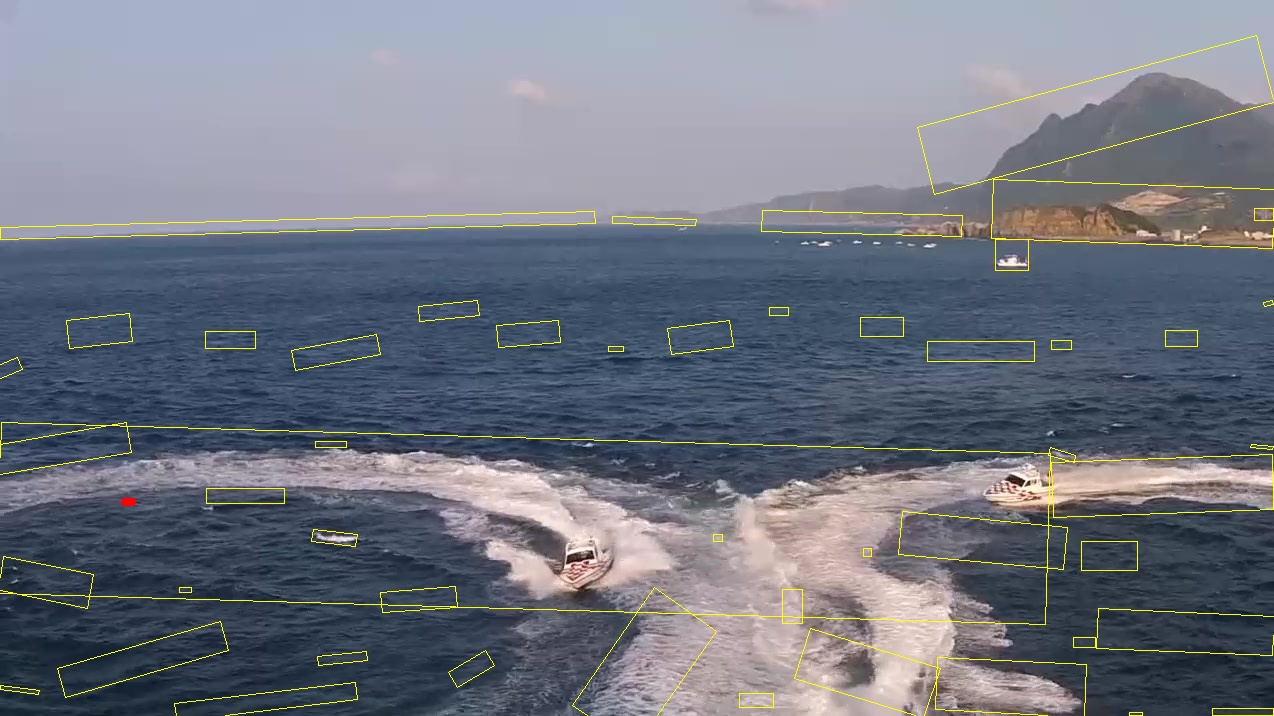
#> input picture debug_keep_area_51.jpg, 1274 x 716 px
$ python -i stern_wave_yolo_n_tradition.py   (imports and definitions only)
#> lines starting #> are read from the running program, lines starting #| are printed output that depends on the picture; after the words box and inside, x2 and y2 are one past the last pixel; in counts of white or black regions, pixels touching at a corner belong together
# ACV_Final Project
# Author: Stanley Chueh
# Date: 2026-01-08
# Description: Stern Wave Detection using Traditional CV and YOLOv8-OBB
# Usage: python stern_wave_yolo_n_tradition.py

'''
============================================================
Stern Wave Detection & Comparison Framework
------------------------------------------------------------

This script implements and compares two approaches for stern
wave (wake) detection in maritime images:

1) Traditional Computer Vision Pipeline
2) Deep Learning Pipeline (YOLOv8 Oriented Bounding Boxes)

------------------------------------------------------------
PIPELINE OVERVIEW
------------------------------------------------------------

I. Traditional Computer Vision Method (BoatTracker)

   A. Candidate Generation
      - Box_A: Large extended wake (blue sea patterns)
      - Box_B: Fragmented waves / micro-wave structures

   B. Wake Refinement (Traditional)
      1) Merge overlapping Box_B fragments
         - Union-Find merging using rotated rectangle overlap

      2) Local Dominance Suppression
         - For nearby boxes:
             • Keep dominant (largest) wake
             • Suppress smaller boxes ONLY if dominance is strong
         - Controlled by:
             • dist_thresh       (spatial proximity)
             • dominance_thresh (area dominance ratio)

      3) Global Suppression
         - Apply dominance suppression again across all boxes

      4) Hard Overlap Removal
         - Final guarantee:
             • No two output boxes overlap (rotated geometry)

   C. Output
      - Final set of non-overlapping wake bounding boxes

------------------------------------------------------------
II. Deep Learning Method (YOLOv8-OBB)

   - Uses pretrained YOLOv8 model with oriented bounding boxes
   - Directly predicts rotated bounding boxes for wakes
   - No post-processing beyond confidence filtering

------------------------------------------------------------
III. Evaluation

   - Ground truth provided as polygon annotations
   - Metric: Polygon-based Intersection over Union (IoU)
   - Strategy:
       • For each GT object, select best matching prediction
       • Report average IoU over all GT objects

------------------------------------------------------------
IV. Visualization & Comparison

   - Traditional results: green contours
   - YOLO results: red contours
   - Ground truth: blue contours
   - Outputs saved separately for visual comparison

------------------------------------------------------------
'''

import cv2
import numpy as np
from shapely.geometry import Polygon
import os
import re
import time
import matplotlib.pyplot as plt
from ultralytics import YOLO

# =========== Utility Functions ============ #
# [70 lines left out: functions parse_gt_file, calculate_iou_poly, compute_avg_iou, compute_tp_fp_fn, not called in this run]


# ======================================= #

# ==== Traditional Boat Tracker Class ==== #
class BoatTracker:
    def __init__(self):
        pass

    # Box_A
    def get_blue_sea_boxes(self, img, S, V):

        # HSV thresholding(Low saturation, High value)
        _, m_sat = cv2.threshold(S, 100, 255, cv2.THRESH_BINARY_INV)
        _, m_val = cv2.threshold(V, 140, 255, cv2.THRESH_BINARY)
        mask = cv2.bitwise_and(m_sat, m_val)

        # Morphological Closing
        kernel = np.ones((5, 5), np.uint8)
        mask = cv2.morphologyEx(mask, cv2.MORPH_CLOSE, kernel)

        boxes = []
        contours, _ = cv2.findContours(mask, cv2.RETR_EXTERNAL, cv2.CHAIN_APPROX_SIMPLE)
        img_area = img.shape[0] * img.shape[1]

        for cnt in contours:
            area = cv2.contourArea(cnt)

            if area < 200 or area > img_area * 0.1:
                continue

            # Filter by area and aspect ratio
            if area > 200:
                rect = cv2.minAreaRect(cnt)
                width, height = rect[1]
                if width > 0 and height > 0:
                    ratio = max(width, height) / min(width, height)
                    if ratio > 1.6:
                        hull = cv2.convexHull(cnt)
                        hull_area = cv2.contourArea(hull)
                        solidity = area / hull_area if hull_area > 0 else 0
                        if solidity > 0.4:
                            boxes.append(np.int32(cv2.boxPoints(rect)))
        return boxes

    # Box_B
    def get_loop_and_micro_boxes(self, img, gray, S):
        gray_blur = cv2.GaussianBlur(gray, (5, 5), 0)
        mask_macro = cv2.adaptiveThreshold(gray_blur, 255, cv2.ADAPTIVE_THRESH_GAUSSIAN_C, cv2.THRESH_BINARY, 51, -10)
        mask_micro = cv2.adaptiveThreshold(gray, 255, cv2.ADAPTIVE_THRESH_GAUSSIAN_C, cv2.THRESH_BINARY, 13, -5)
        mask_adaptive = cv2.bitwise_or(mask_macro, mask_micro)
        _, m_sat = cv2.threshold(S, 50, 255, cv2.THRESH_BINARY_INV)
        mask = cv2.bitwise_and(mask_adaptive, m_sat)
        kernel = np.ones((3, 3), np.uint8)
        mask = cv2.morphologyEx(mask, cv2.MORPH_OPEN, kernel)
        mask = cv2.dilate(mask, kernel, iterations=1)
        boxes = []
        contours, _ = cv2.findContours(mask, cv2.RETR_EXTERNAL, cv2.CHAIN_APPROX_SIMPLE)
        img_area = img.shape[0] * img.shape[1]
        for cnt in contours:
            area = cv2.contourArea(cnt)
            if 10 < area < 10000:
                rect = cv2.minAreaRect(cnt)
                width, height = rect[1]
                if width > 0 and height > 0:
                    ratio = max(width, height) / min(width, height)
                    if ratio > 1.1:
                        if (width * height) < (img_area * 0.05):
                            boxes.append(np.int32(cv2.boxPoints(rect)))
        return boxes

    # Box_B Filter
    def suppress_close_small_boxes(
        self,
        boxes,
        dist_thresh=100,
        dominance_thresh=3.0, #3.0
    ):
        if not boxes:
            return []

        # largest → smallest
        boxes = sorted(boxes, key=cv2.contourArea, reverse=True)
        kept = []

        for b in boxes:
            area_b = cv2.contourArea(b)
            center_b = np.mean(b, axis=0)

            suppress = False

            for k in kept:
                area_k = cv2.contourArea(k)
                center_k = np.mean(k, axis=0)

                dist = np.linalg.norm(center_b - center_k)

                if dist < dist_thresh:
                    dominance_ratio = area_k / area_b

                    if dominance_ratio > dominance_thresh:
                        suppress = True

                    break  # stop checking neighbors

            if not suppress:
                kept.append(b)

        return kept

    # Box_B Merge
    def rotated_overlap(self, box1, box2):
        rect1 = cv2.minAreaRect(box1)
        rect2 = cv2.minAreaRect(box2)
        retval, _ = cv2.rotatedRectangleIntersection(rect1, rect2)
        return retval != cv2.INTERSECT_NONE

    def suppress_overlaps(self, boxes):
        if not boxes:
            return []

        boxes = sorted(boxes, key=cv2.contourArea, reverse=True)
        kept = []

        for b in boxes:
            overlap = False
            for k in kept:
                if self.rotated_overlap(b, k):
                    overlap = True
                    break
            if not overlap:
                kept.append(b)

        return kept

    def merge_overlapping_boxes_unionfind(
        self,
        boxes,
    ):
        """
        Union-Find merge using IoU OR center distance.
        Designed for wake / wave structures.
        """
        n = len(boxes)
        if n == 0:
            return []

        # ---- Step 1: AABB + centers ----
        aabbs = []
        centers = []
        for b in boxes:
            xs = b[:, 0]
            ys = b[:, 1]
            aabbs.append([xs.min(), ys.min(), xs.max(), ys.max()])
            centers.append(np.array([xs.mean(), ys.mean()]))

        # ---- Step 2: Union-Find ----
        parent = list(range(n))

        def find(x):
            while parent[x] != x:
                parent[x] = parent[parent[x]]
                x = parent[x]
            return x

        def union(x, y):
            rx, ry = find(x), find(y)
            if rx != ry:
                parent[ry] = rx

        # ---- Step 3: Hybrid merge rule ----
        for i in range(n):
            for j in range(i + 1, n):
                if self.rotated_overlap(boxes[i], boxes[j]):
                    union(i, j)

        # ---- Step 4: Collect components ----
        groups = {}
        for i in range(n):
            r = find(i)
            groups.setdefault(r, []).append(boxes[i])

        # ---- Step 5: Merge each component ----
        merged = []
        for group in groups.values():
            all_points = np.vstack(group)
            rect = cv2.minAreaRect(all_points)
            merged.append(np.int32(cv2.boxPoints(rect)))

        return merged

    def run_detection(self, img):
        hsv = cv2.cvtColor(img, cv2.COLOR_BGR2HSV)
        gray = cv2.cvtColor(img, cv2.COLOR_BGR2GRAY)
        S = hsv[:, :, 1]
        V = hsv[:, :, 2]

        boxes_A = self.get_blue_sea_boxes(img, S, V)
        boxes_B = self.get_loop_and_micro_boxes(img, gray, S)

        # merge fragmented wake boxes only
        boxes_B = self.merge_overlapping_boxes_unionfind(
            boxes_B,
        )

        boxes_B = self.suppress_close_small_boxes(
            boxes_B,
            dist_thresh=100,
            dominance_thresh=2.5,
        )

        # combine all boxes
        all_boxes = boxes_A + boxes_B

        all_boxes = self.suppress_close_small_boxes(
            all_boxes,
            dist_thresh=80, #80
        )

        # FINAL hard constraint: no overlaps allowed
        final_boxes = self.suppress_overlaps(all_boxes)

        return final_boxes

# ==== YOLO Detection Function ==== #

# Load model(warm up)
# [16 lines not run here, left out]


# [18 lines left out: function run_yolo_detection, not called in this run]

# [289 lines not run here, left out]

>>> import cv2
>>> picture = cv2.imread('debug_keep_area_51.jpg')
#> picture is the input picture: shape (716, 1274, 3); mean B, G, R 129.5, 117.8, 112.8
>>> result = BoatTracker().run_detection(picture)
#> in run_detection, `V = hsv[:, :, 2]`:
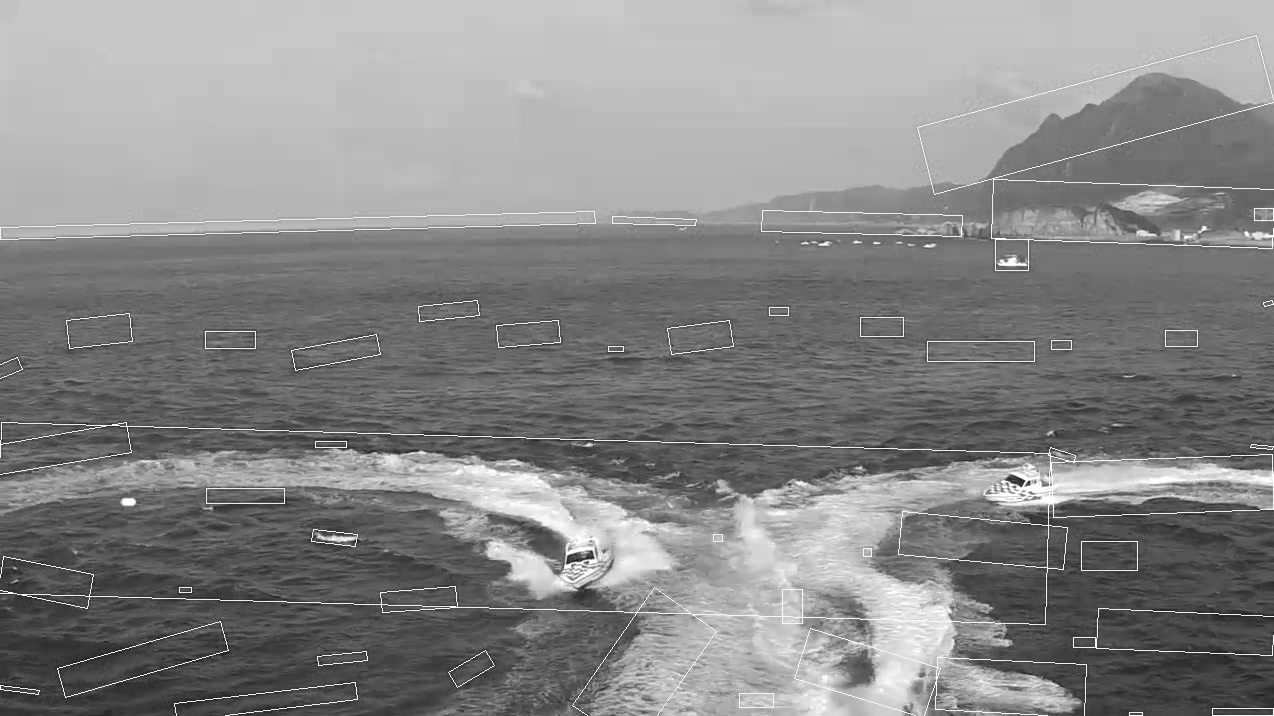
#> V: shape (716, 1274); min 21, max 255, mean 135
#> in get_blue_sea_boxes, `_, m_sat = cv2.threshold(S, 100, 255, cv2.THRESH_BINARY_INV)`:
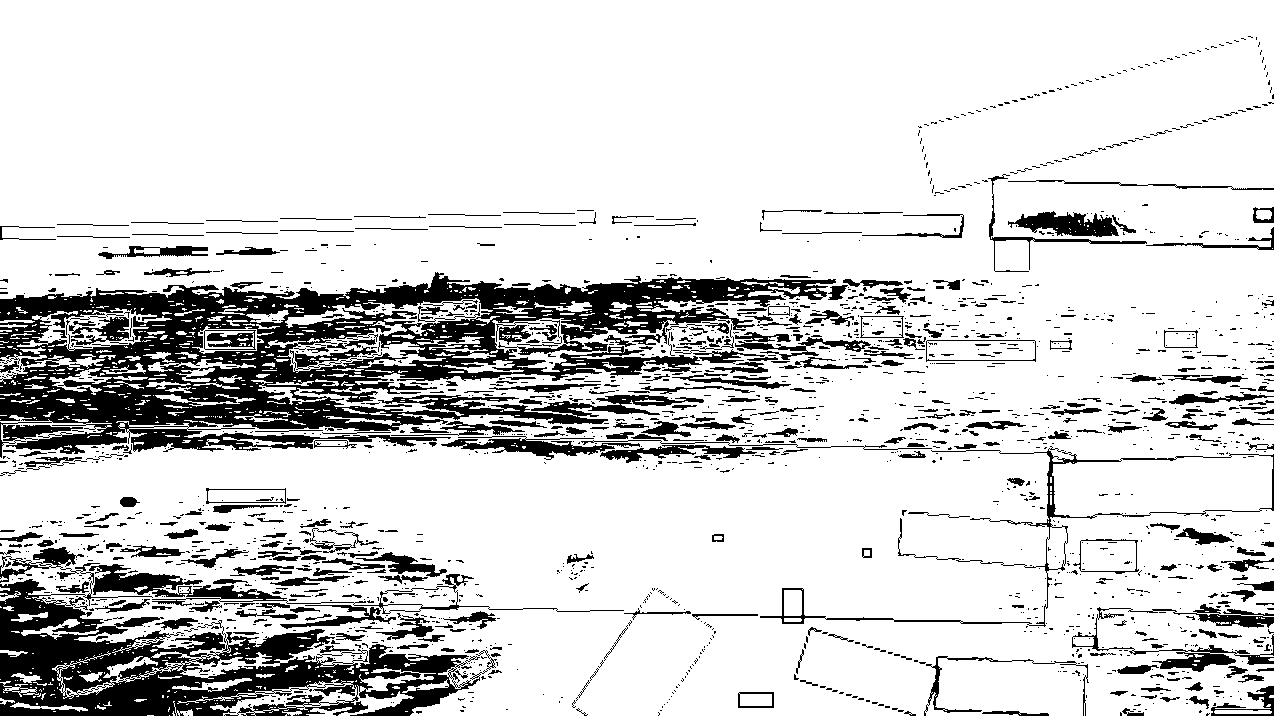
#> m_sat: shape (716, 1274); 83% white; 1919 black regions (1503 under 20 px), largest, box (x1, y1, x2, y2) and area: (0, 272, 836, 458) 63260, (0, 547, 497, 716) 29126, (89, 564, 624, 614) 3481
#> in get_blue_sea_boxes, `mask = cv2.morphologyEx(mask, cv2.MORPH_CLOSE, kernel)`:
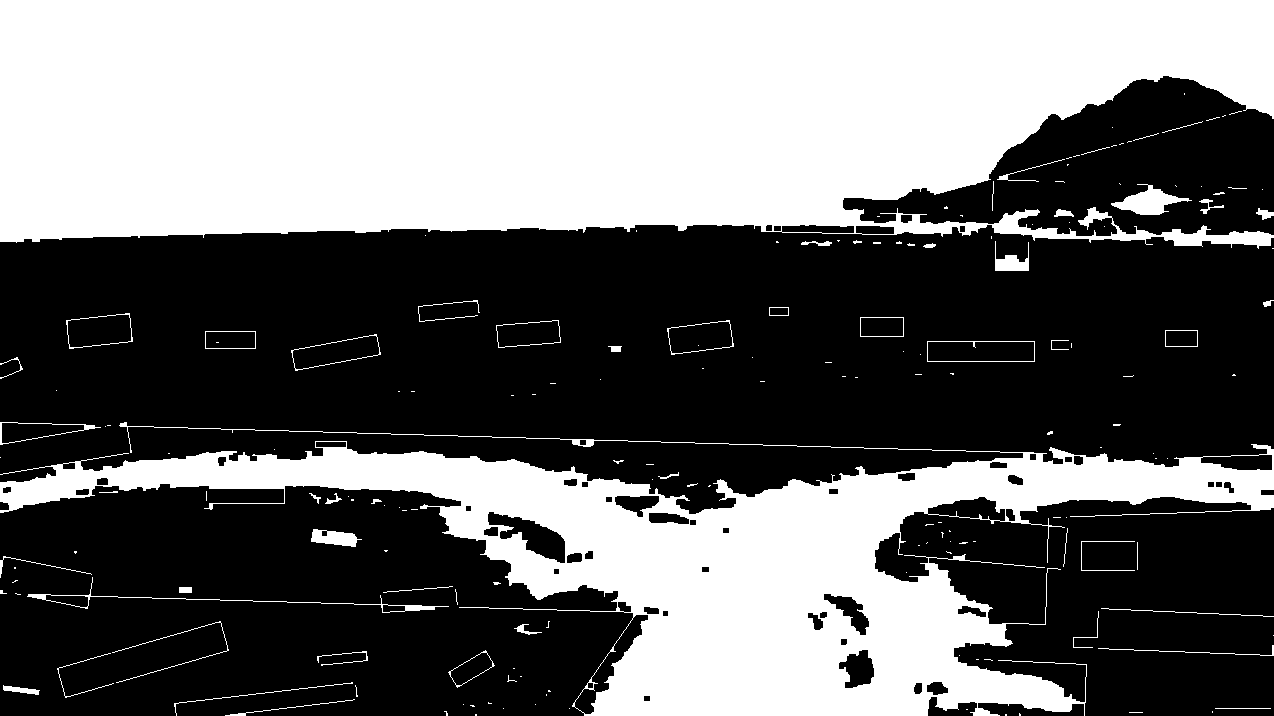
#> mask: shape (716, 1274); 42.6% white; 178 white regions (121 under 20 px)
#> in get_blue_sea_boxes, `contours, _ = cv2.findContours(mask, cv2.RETR_EXTERNAL, cv2.CHAIN_APPR..`: contours = 176 contours, 145 with area under 20; largest, box (x1, y1, x2, y2) and area: (0, 0, 1274, 249) 257044, (0, 422, 1274, 716) 127486, (927, 341, 1035, 362) 2140, (66, 313, 133, 349) 1785, (291, 334, 381, 371) 1764
#> the loop in get_blue_sea_boxes, `for cnt in contours:` made 176 passes
#> (area, rect, width, height, ratio, hull, hull_area, solidity) on passes 118, 121, 122: (2140, ((980.5, 351), (20, 107), -90), 20, 107, 5.35, [[1034, 341], [1034, 361], [927, 361], [927, 341]], 2140, 1), (850, ((230, 339.5), (17, 50), -90), 17, 50, 2.94, [[255, 331], [255, 348], [205, 348], [205, 331]], 850, 1), (512, ((1181, 338), (16, 32), -90), 16, 32, 2, [[1197, 330], [1197, 346], [1165, 346], [1165, 330]], 512, 1)
#> after the loop in get_blue_sea_boxes, `for cnt in contours:`: boxes = 12 items
#> in get_loop_and_micro_boxes, `kernel = np.ones((3, 3), np.uint8)`: kernel = [[1, 1, 1], [1, 1, 1], [1, 1, 1]]
#> in get_loop_and_micro_boxes, `mask = cv2.dilate(mask, kernel, iterations=1)`:
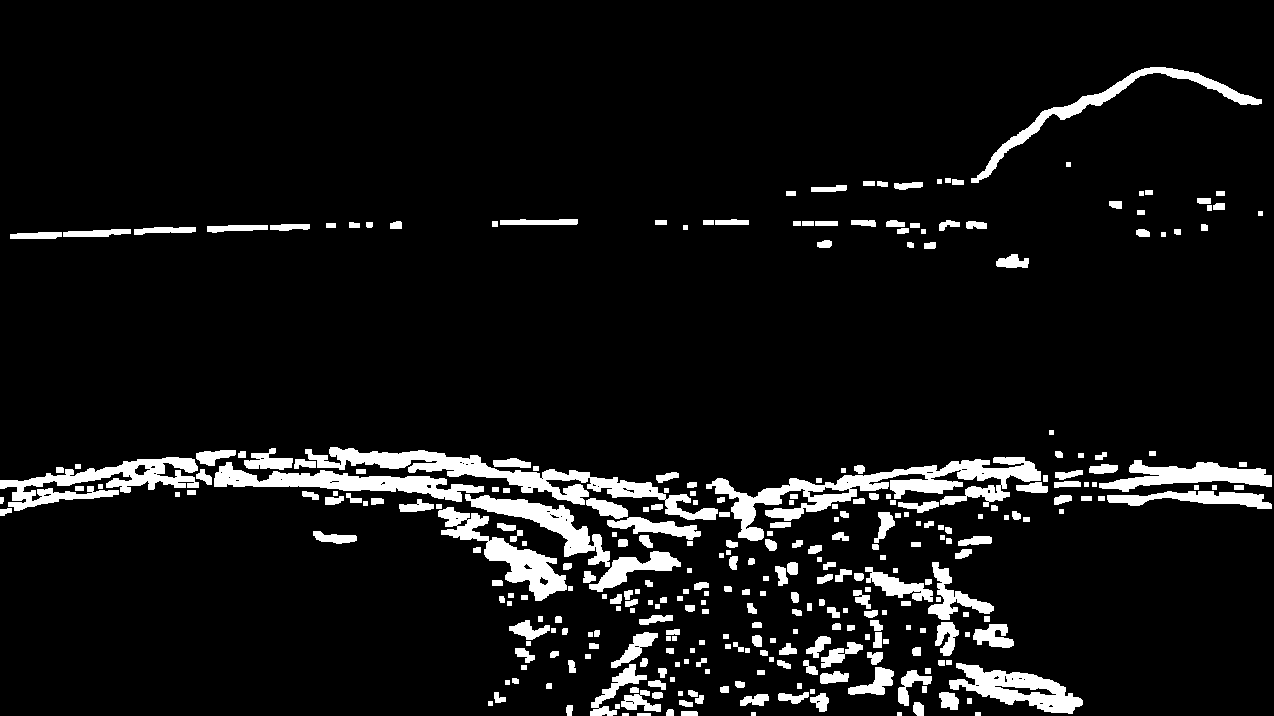
#> mask: shape (716, 1274); 7.8% white; 326 white regions
#> in get_loop_and_micro_boxes, `contours, _ = cv2.findContours(mask, cv2.RETR_EXTERNAL, cv2.CHAIN_APPR..`: contours = 326 contours, 73 with area under 20; largest, box (x1, y1, x2, y2) and area: (706, 457, 1041, 541) 6784, (305, 447, 718, 520) 5637, (0, 457, 199, 511) 3688, (214, 462, 484, 502) 3544, (438, 507, 567, 601) 3220
#> the loop in get_loop_and_micro_boxes, `for cnt in contours:` made 326 passes
#> (cnt, area, rect, width, height, ratio) on passes 1, 13, 26, 28: ([[637, 713], [637, 715], [650, 715], [650, 713]], 26, ((643.5, 714), (2, 13), -90), 2, 13, 6.5), ([[967, 698], [967, 703], [971, 703], [971, 698]], 20, ((969, 700.5), (5, 4), -90), 5, 4, 1.25), ([[922, 686], [922, 692], [926, 692], [926, 686]], 24, ((924, 689), (6, 4), -90), 6, 4, 1.5), ([[797, 683], [797, 688], [801, 688], [801, 683]], 20, ((799, 685.5), (5, 4), -90), 5, 4, 1.25)
#> after the loop in get_loop_and_micro_boxes, `for cnt in contours:`: boxes = 240 items
#> in merge_overlapping_boxes_unionfind, `n = len(boxes)`: n = 240
#> the loop in merge_overlapping_boxes_unionfind, `for b in boxes:` made 240 passes
#> b on passes 20 to 22: [[728, 692], [720, 692], [720, 686], [728, 686]], [[801, 688], [797, 688], [797, 683], [801, 683]], [[744, 687], [735, 687], [735, 681], [744, 681]]
#> the loop in merge_overlapping_boxes_unionfind, `for group in groups.values():` made 155 passes
#> group on passes 1 to 3: [[[650, 715], [637, 715], [637, 713], [650, 713]]], [[[628, 715], [622, 715], [622, 713], [628, 713]]], [[[980, 715], [975, 715], [975, 712], [980, 712]]]
#> the loop in suppress_close_small_boxes, `for b in boxes:` made 155 passes
#> b on passes 1 to 3: [[1043, 624], [-4, 593], [0, 421], [1048, 453]], [[970, 183], [953, 120], [1244, 38], [1262, 102]], [[974, 690], [849, 578], [899, 522], [1024, 634]]
#> the loop in suppress_close_small_boxes (call 2), `for b in boxes:` made 48 passes
#> b on passes 1 to 8: [[1043, 624], [-4, 593], [0, 421], [1048, 453]], [[970, 183], [953, 120], [1244, 38], [1262, 102]], [[974, 690], [849, 578], [899, 522], [1024, 634]], [[1090, 513], [1088, 461], [1270, 455], [1271, 507]], [[645, 744], [579, 716], [631, 594], [696, 621]], [[1075, 733], [936, 708], [945, 656], [1085, 682]], [[822, 715], [818, 669], [932, 659], [936, 705]], [[1184, 225], [1110, 206], [1118, 175], [1192, 195]]
#> the loop in suppress_overlaps, `for b in boxes:` made 45 passes
